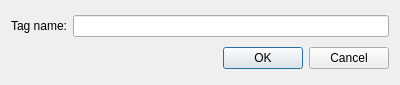
<?xml version="1.0" encoding="UTF-8"?>
<ui version="4.0">
 <class>CreateTagDialog</class>
 <widget class="QDialog" name="CreateTagDialog">
  <property name="geometry">
   <rect>
    <x>0</x>
    <y>0</y>
    <width>400</width>
    <height>85</height>
   </rect>
  </property>
  <property name="windowTitle">
   <string>Dialog</string>
  </property>
  <layout class="QGridLayout" name="gridLayout">
   <item row="0" column="0">
    <widget class="QLabel" name="label">
     <property name="text">
      <string>Tag name:</string>
     </property>
    </widget>
   </item>
   <item row="0" column="1">
    <widget class="QLineEdit" name="textTagName"/>
   </item>
   <item row="1" column="0" colspan="2">
    <widget class="QDialogButtonBox" name="buttonBox">
     <property name="orientation">
      <enum>Qt::Horizontal</enum>
     </property>
     <property name="standardButtons">
      <set>QDialogButtonBox::Cancel|QDialogButtonBox::Ok</set>
     </property>
    </widget>
   </item>
  </layout>
 </widget>
 <resources/>
 <connections>
  <connection>
   <sender>buttonBox</sender>
   <signal>accepted()</signal>
   <receiver>CreateTagDialog</receiver>
   <slot>accept()</slot>
   <hints>
    <hint type="sourcelabel">
     <x>248</x>
     <y>254</y>
    </hint>
    <hint type="destinationlabel">
     <x>157</x>
     <y>274</y>
    </hint>
   </hints>
  </connection>
  <connection>
   <sender>buttonBox</sender>
   <signal>rejected()</signal>
   <receiver>CreateTagDialog</receiver>
   <slot>reject()</slot>
   <hints>
    <hint type="sourcelabel">
     <x>316</x>
     <y>260</y>
    </hint>
    <hint type="destinationlabel">
     <x>286</x>
     <y>274</y>
    </hint>
   </hints>
  </connection>
 </connections>
</ui>
